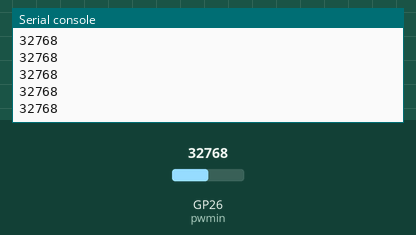
Recording of a program running on a simulated Raspberry Pi Pico running MicroPython. Parts: the last lines printed to the serial console. The inputs (shaded band) are chosen by the test bench; at power-on: GP26 (pwmin) = 32768 (analog values on the 0–65535 scale).

Above: at 1.2 s.
1.3 s: GP26 (pwmin) set to 45874
At 1.31 s:
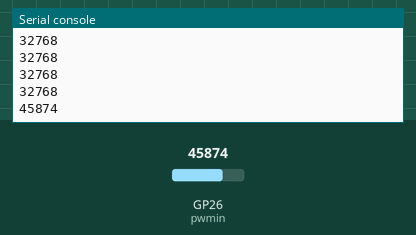
2.8 s: GP26 (pwmin) set to 57670
At 2.81 s:
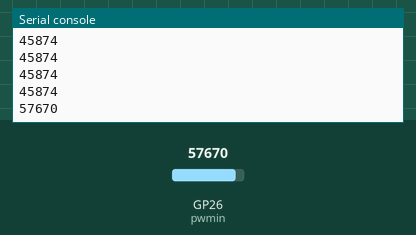
Timing chart, 0 to 5.8 s (numbered marks = the images above; inputs shaded):
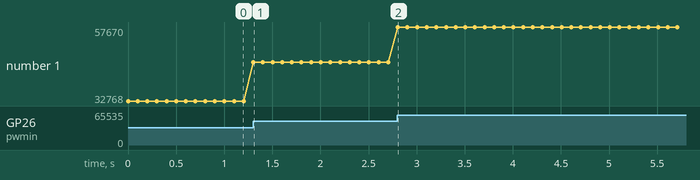

The program:

adc_read.py
```python
from machine import PWM, ADC, Pin
from time import sleep

adc = ADC(Pin(26))
pwmin = Pin(26)
#p2 = Pin(26, Pin.IN, Pin.PULL_UP)

def ardu_map(val, in_min, in_max, out_min, out_max):
    return max(min(out_max,(val - in_min) * (out_max - out_min) // (in_max - in_min) + out_min), out_min)

while True:
    read_val = adc.read_u16()
    print(read_val)
    #print(red)
    sleep(0.1)
```

Measured:
- after the input at 1.3 s, the serial console: prints a new line at once (image 1)
- after the input at 2.8 s, the serial console: prints a new line at once (image 2)
- plotted number 1: 32768 → 45874 after the input at 1.3 s, 45874 → 57670 after the input at 2.8 s
